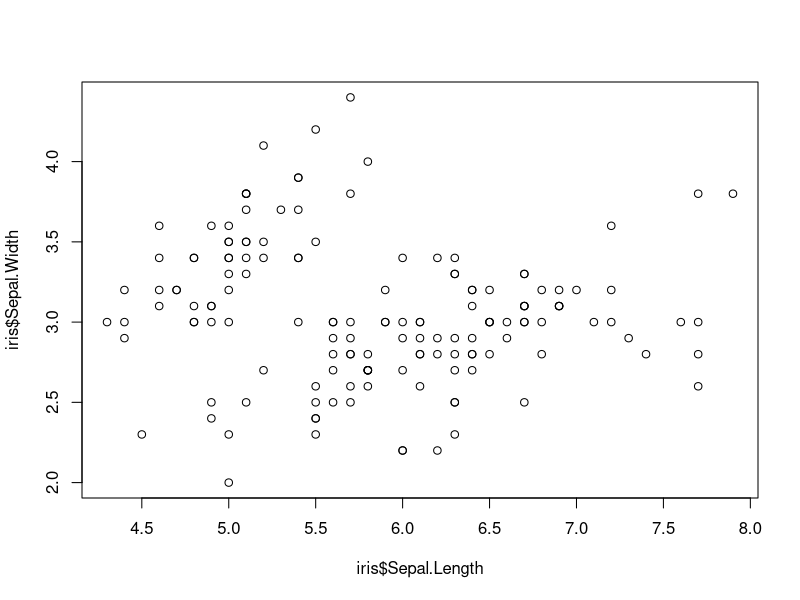
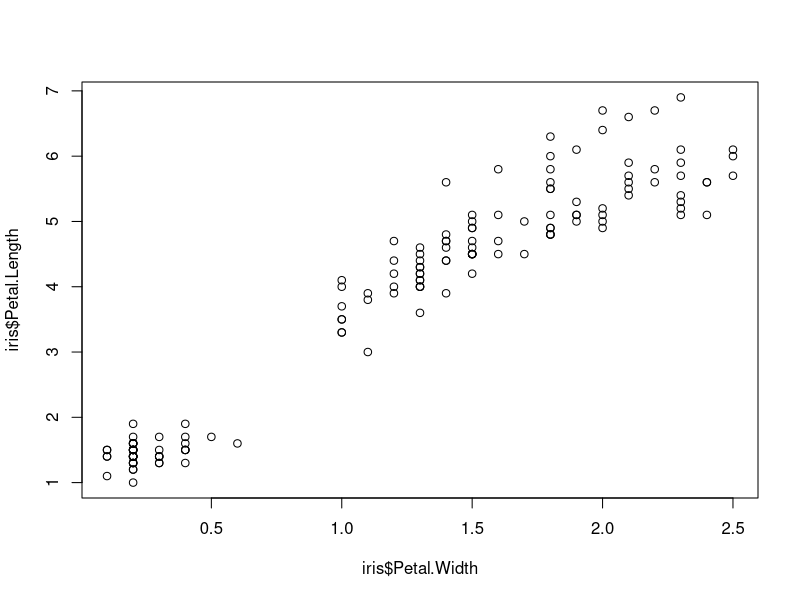
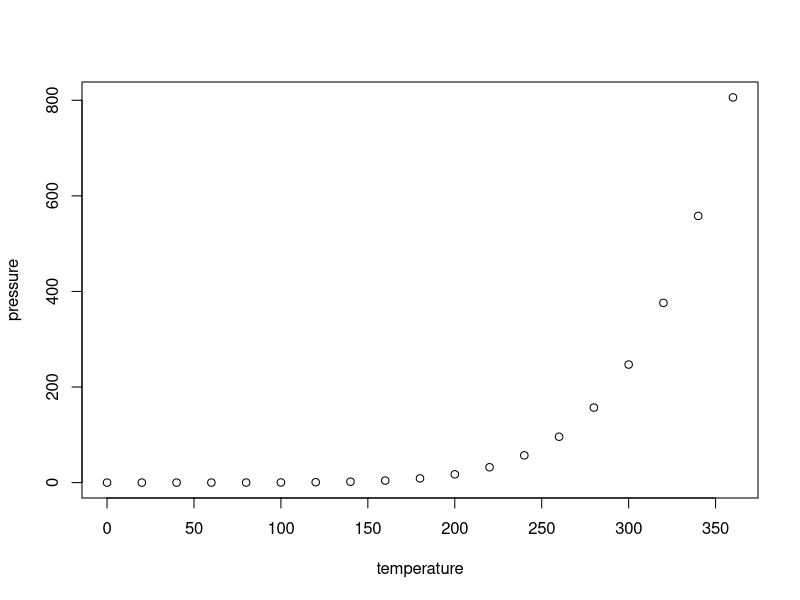

R code for these plots, in order:
## ---- chunk 1
knitr::opts_chunk$set(echo = TRUE)
## ---- chunk 2
data = iris
plot(x = iris$Sepal.Length, y = iris$Sepal.Width)
plot(x = iris$Petal.Width, y = iris$Petal.Length)
## ---- chunk 3
plot(pressure)
